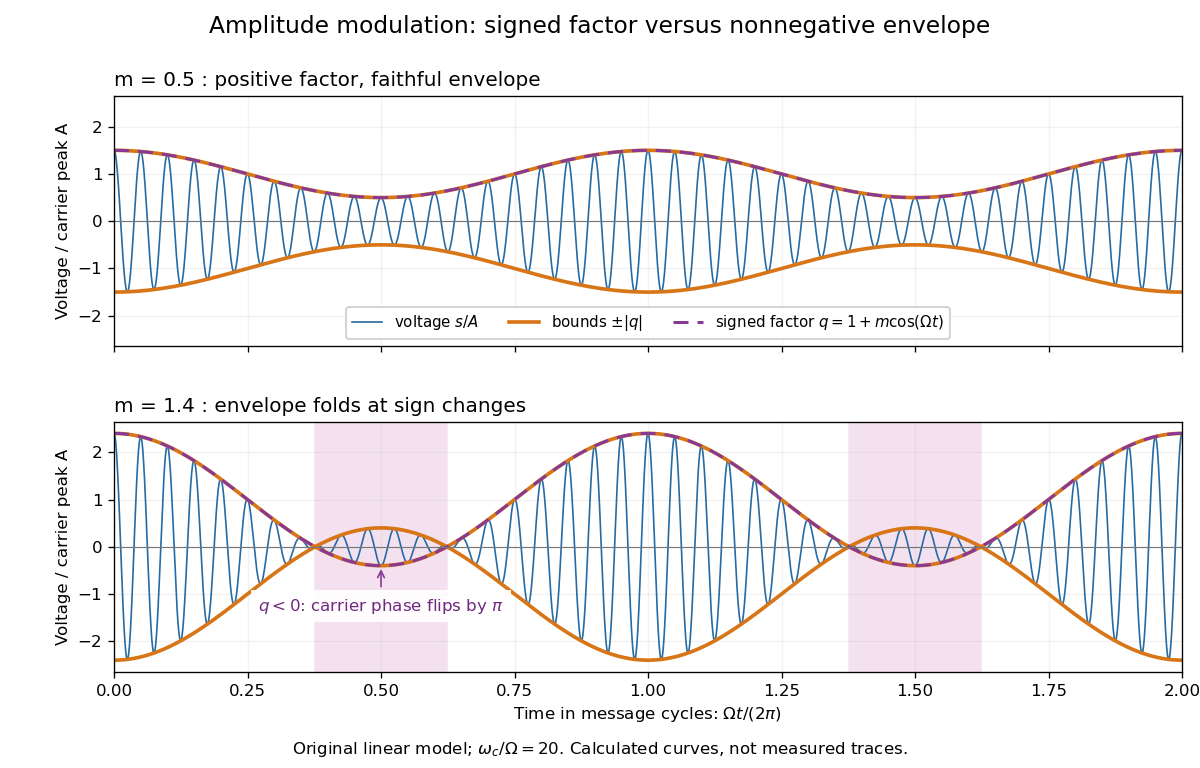

This chart was generated by the following Python code:
"""Original AM model; Python 3.14, NumPy 2.3.5, Matplotlib 3.10.7.

Run from _media; writes this script's basename as an opaque white PNG.
"""

from pathlib import Path

import matplotlib.pyplot as plt
import numpy as np


def main():
    cycles = np.linspace(0, 2, 8001)
    theta = 2 * np.pi * cycles
    fig, axes = plt.subplots(2, 1, figsize=(10, 6.4), sharex=True)
    for ax, m in zip(axes, (0.5, 1.4), strict=True):
        q = 1 + m * np.cos(theta)
        signal = q * np.cos(20 * theta)
        envelope = np.abs(q)
        ax.fill_between(cycles, -2.65, 2.65, where=q < 0,
                        color="#f4e1f0", interpolate=True)
        ax.plot(cycles, signal, color="#266ba3", lw=1.0, label=r"voltage $s/A$")
        ax.plot(cycles, envelope, color="#d87516", lw=2.2, label=r"bounds $\pm |q|$")
        ax.plot(cycles, -envelope, color="#d87516", lw=2.2)
        ax.plot(cycles, q, color="#863a96", lw=1.8, ls=(0, (5, 3)),
                label=r"signed factor $q=1+m\cos(\Omega t)$")
        ax.axhline(0, color="#777777", lw=0.7)
        ax.set_ylim(-2.65, 2.65)
        ax.set_xlim(0, 2)
        ax.set_yticks([-2, -1, 0, 1, 2])
        ax.set_ylabel("Voltage / carrier peak A")
        ax.set_title(f"m = {m:g}" + (" : positive factor, faithful envelope" if m < 1
                                      else " : envelope folds at sign changes"), loc="left")
        ax.grid(alpha=0.16)
        if m > 1:
            ax.annotate(r"$q<0$: carrier phase flips by $\pi$",
                        xy=(0.50, -0.4), xytext=(0.50, -1.35), fontsize=10, ha="center",
                        arrowprops={"arrowstyle": "->", "color": "#863a96"},
                        bbox={"facecolor": "white", "edgecolor": "none", "alpha": 0.92},
                        color="#702980")
    axes[0].legend(loc="lower center", ncols=3, fontsize=9, framealpha=1)
    axes[1].set_xticks(np.arange(0, 2.01, 0.25))
    axes[1].set_xlabel(r"Time in message cycles: $\Omega t/(2\pi)$")
    fig.suptitle("Amplitude modulation: signed factor versus nonnegative envelope", fontsize=14)
    fig.text(0.5, 0.018, r"Original linear model; $\omega_c/\Omega=20$. Calculated curves, not measured traces.",
             ha="center", fontsize=10)
    fig.subplots_adjust(left=0.095, right=0.985, top=0.875, bottom=0.125, hspace=0.30)
    fig.savefig(Path.cwd() / (Path(__file__).stem + ".png"), dpi=120,
                facecolor="white", transparent=False)
    plt.close(fig)


if __name__ == "__main__":
    main()
